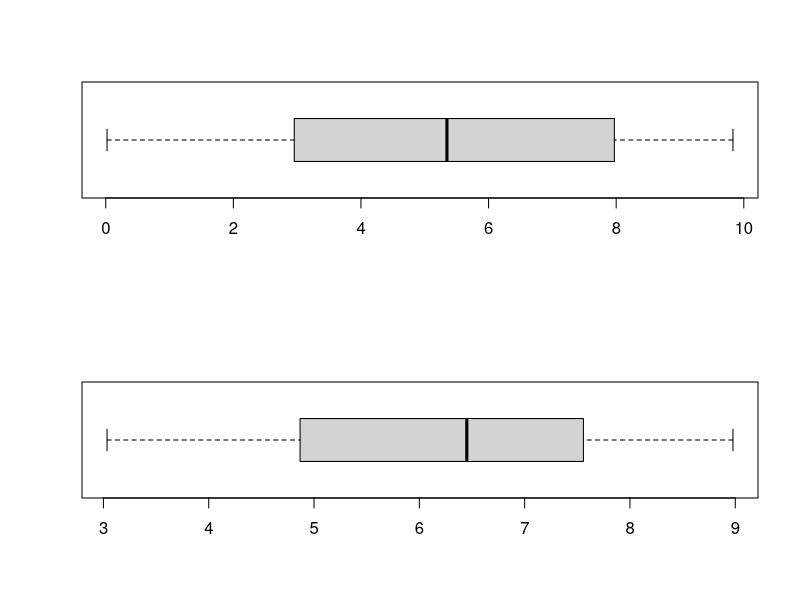
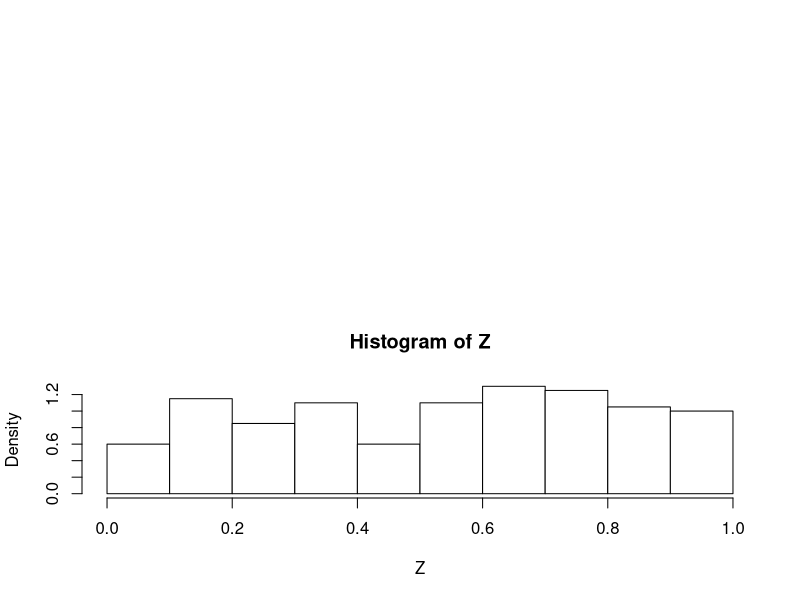
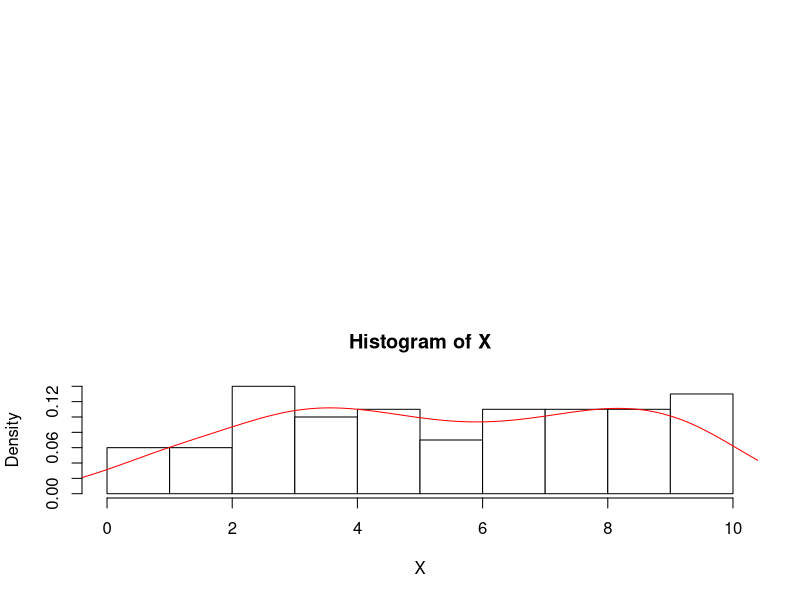

Reproduce these figures in R, in order. (Note: this script raises an error after producing the figures.)
# task 1
custom_function = function (x) {
  sum = 0;
  for(s in 1:x) {
    sum = sum + (100 * s^3) / (9 + 4 * x^4);
  }
  return(sum);
}

v = c(1, 2, 3, 4, 5, 6, 7, 8);
# apply to every element
w = sapply(v, custom_function);
mean(w);

# task 2 - birthdays problem
birthdays = function (p) {
  probability = 1;
  i = 1;
  days = 365:1;
  repeat {
    probability = probability * (days[i] / 366);
    if (probability < 1 - p) {
      break;
    }
    i = i + 1
  }
  return(i);
}

# task 3
# find the number of 6s in a sample 100 coin throws
sample_of_sixes = sample(1:6, 100, replace = TRUE);
number_of_6s = length(sample_of_sixes[sample_of_sixes == 6])

# task 4
library(stringr)
coins = function () {
  coins = paste(sample(c('E', 'T'), 100, replace = TRUE), collapse = '')
  str_locate_all(pattern ='EETET', coins)[[1]][1, 2]
}

# runif() :- uniform distribution

# task 5
# X is runif [0, 10], Y is runif [3, 9]
X = runif(100, 0, 10);
Y = runif(100, 3, 9);
split.screen(c(2, 1));
screen(1);
boxplot(X, horizontal=TRUE);
screen(2);
boxplot(Y, horizontal=TRUE);
mean_x = mean(X);
mean_y = mean(Y);
sd_x = sd(X)
sd_y = sd(Y)

# task 6
Z = runif(200)
hist(Z, probability = TRUE, col = colors)

# task 7
hist(X, probability = TRUE, col = colors)

d = density(X)
lines(d, col="#ff0000")

# task 8
x = pnorm(20, mean = 25, sd = 6)
x + (1 - x) / 2;

# task extra
br = seq(0, max(y2000), 50000);
br[25] = 1200000;

hist(y2000, breaks = br, probability = T);
d = density(y2000);
lines(d, col="#9911AA");

# example of likelihood function of geometric distribution

fgeo = function (p) {
  x = rgeom(10, p=2/5)
  n = length(x)
  failures = (1-p)^(sum(x)-n)
  
  return(failures*p^n)
}
probs = seq(0, 1, 0.001)
plot(probs, fgeo(probs), type="l")

# seber problem 3a1
x = t(matrix(c(1, -1, 1, 1, 0, -2, 1,1,1), nrow=3, ncol=3))
xtx = t(x) %*% x
inv = t(matrix(c(1/3, )))

